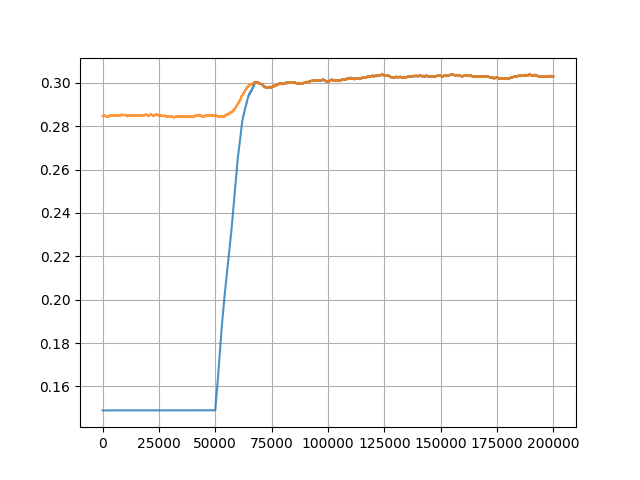

Generate this figure with Python:
# !/usr/bin/env python
#  -*- coding: utf-8 -*-
import matplotlib.pyplot as plt

from neuron import Brain, Connections, Stimuli

b = Brain(5)
conns = Connections.grow_on(b, step=0.00001)
Stimuli.on(b)
b.fire(40 * 10 ** 4)
conns.plot_data()
plt.savefig('fixed_points_of_synapses.png')
